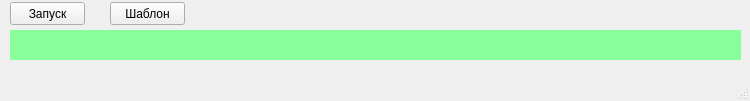
<?xml version="1.0" encoding="UTF-8"?>
<ui version="4.0">
 <class>MainWindow</class>
 <widget class="QMainWindow" name="MainWindow">
  <property name="geometry">
   <rect>
    <x>0</x>
    <y>0</y>
    <width>750</width>
    <height>101</height>
   </rect>
  </property>
  <property name="windowTitle">
   <string>MainWindow</string>
  </property>
  <widget class="QWidget" name="centralwidget">
   <widget class="QPushButton" name="pushButton_run">
    <property name="geometry">
     <rect>
      <x>10</x>
      <y>2</y>
      <width>75</width>
      <height>23</height>
     </rect>
    </property>
    <property name="text">
     <string>Запуск</string>
    </property>
   </widget>
   <widget class="QLabel" name="label">
    <property name="enabled">
     <bool>true</bool>
    </property>
    <property name="geometry">
     <rect>
      <x>10</x>
      <y>30</y>
      <width>731</width>
      <height>30</height>
     </rect>
    </property>
    <property name="styleSheet">
     <string notr="true">background-color: rgb(137, 255, 155);</string>
    </property>
    <property name="text">
     <string/>
    </property>
   </widget>
   <widget class="QPushButton" name="pushButton_template">
    <property name="geometry">
     <rect>
      <x>110</x>
      <y>2</y>
      <width>75</width>
      <height>23</height>
     </rect>
    </property>
    <property name="text">
     <string>Шаблон</string>
    </property>
   </widget>
  </widget>
  <widget class="QMenuBar" name="menubar">
   <property name="geometry">
    <rect>
     <x>0</x>
     <y>0</y>
     <width>750</width>
     <height>21</height>
    </rect>
   </property>
  </widget>
  <widget class="QStatusBar" name="statusbar"/>
 </widget>
 <resources/>
 <connections/>
</ui>
